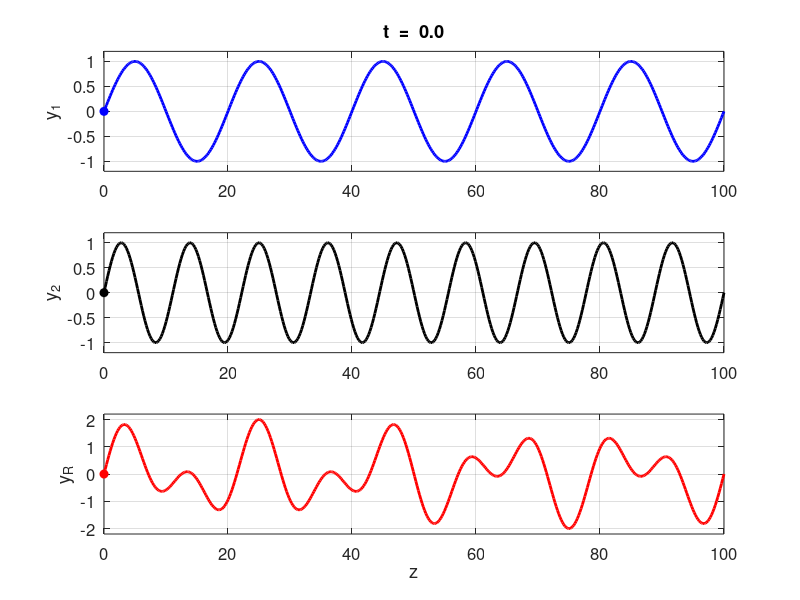

Reproduce this figure in MATLAB. (Note: this script raises an error after producing the figure.)
% p001.m    

% PHOTONICS and WAVES  Phase and Group Velocity Animations
% Ian Cooper
% email: ian.cooper@sydney.edu.au
% School of Physics, University of Sydney
% 180913 / Matlab version R2018a

% DOING PHYSICS WITH MATLAB 
%    https://d-arora.github.io/Doing-Physics-With-Matlab/
% Reference page for documentation and notes
%    http://www.physics.usyd.edu.au/teach_res/mp/doc/chaos10.pdf
%    http://www.physics.usyd.edu.au/teach_res/mp/doc/chaos11.pdf
%  

clear
close all
clc

% ANIMATION and GIF file ==============================================
% Show and Save animation as a gif file (0 no)  (1 yes) for flagAG
    flagAG = 1;    
% file name for animated gif   
    ag_name = 'ag_photonics.gif'; 
% Delay in seconds before displaying the next image  
    delay = 0.20;
    frame1 = 0;

flagM = 1;

% Simulation time
  tMax = 10;
  nT = 80;
  t = linspace(0,tMax,nT);

% Z axis
  nZ = 500;
  zMax = 100;
  z = linspace(0,zMax,nZ);

% Amplitude
  A1 = 1; A2 = 1;
% Wavefunction  
  y1 = zeros(nZ,nT);
  y2 = zeros(nZ,nT);
  yR = zeros(nZ,nT);  

% NON DISPERIVE MEDIUM ================================================    
if flagM == 1
% Wavelength
  wL1 = 20;
% Phase velocity
  v1 = 10; v2 = v1;
% Increase in angular velocity
  dw = 0.8;    
% Angular velocity (omega w) / frequency / period
  f1 = v1 / wL1;  T1 = 1/f1;  w1 = 2*pi*f1;
  w2 = (1+dw)*w1; f2 = w2/(2*pi); T2 = 1/f2;
% Wavenumber
  k1 = w1/v1; k2 = w2/v1; wL2 = 2*pi/k2;
% Group Velocity
  vG = (w2-w1)/(k2-k1);
end


% DISPERSIVE MEDIUM ==================================================
if flagM == 2
% Frequency
  f1 = 0.5; f2 = 2;
% Phase velocity
  v1 = 10; v2 = 8;
% Angular velocity (omega w) / Wavenumber
  w1  = 2*pi*f1;   w2  = 2*pi*f2;
  k1  = (w1/v1); k2  = (w2/v2);
  wL1 = 2*pi/k1;   wL2 = 2*pi/k1;
% Group Velocity
  vG = (w2-w1)/(k2-k1);
end 
% WAVE FUNCTIONS  =====================================================  
  for c = 1 : nT
      y1(:,c) = A1.*sin(k1.*z - w1*t(c));
      y2(:,c) = A2.*sin(k2.*z - w2*t(c));
      yR(:,c) = y1(:,c) + y2(:,c);
  end
   
% GRAPHICS  ===========================================================
figure(1)
  set(gcf,'units','normalized');
  set(gcf,'position',[0.02 0.05 0.3 0.65]);
  set(gcf,'color','w');
  
  for c = 1 : nT
    subplot(3,1,1)
     xP = z; yP = y1(:,c);
     plot(xP,yP,'b','linewidth',2);
     hold on
     xP = v1*t(c); yP = 0;
     Hplot = plot(xP,yP,'bo');
     set(Hplot,'markerfacecolor','b')
     grid on
     ylim([-1.2 1.2])
     ylabel('y_1')
     txt = sprintf('t  =  %2.1f',t(c));
     title(txt)
     set(gca,'fontsize',12)
     hold off
    
     subplot(3,1,2)
     xP = z; yP = y2(:,c);
     plot(xP,yP,'k','linewidth',2);
     hold on
     xP = v2*t(c); yP = 0;
     Hplot = plot(xP,yP,'ko');
     set(Hplot,'markerfacecolor','k')
     grid on
     ylim([-1.2 1.2])
     ylabel('y_2')
     set(gca,'fontsize',12) 
     hold off
     
    subplot(3,1,3)
     xP = z; yP = yR(:,c);
     plot(xP,yP,'r','linewidth',2);
     hold on
     xP = vG*t(c); yP = 0;
     Hplot = plot(xP,yP,'ro');
     set(Hplot,'markerfacecolor','r')
     grid on
     ylim([-2.2 2.2])
     ylabel('y_R')
     xlabel('z')
     set(gca,'fontsize',12)
     hold off 
     pause(0.25);
     
  % Save animation 
    if flagAG == 1
       frame1 = frame1 + 1;
         frame = getframe(1);
         im = frame2im(frame);
         [imind,cm] = rgb2ind(im,256);
         % On the first loop, create the file. In subsequent loops, append.
         if frame1 == 1
           imwrite(imind,cm,ag_name,'gif','DelayTime',delay,'loopcount',inf);
         else
          imwrite(imind,cm,ag_name,'gif','DelayTime',delay,'writemode','append');
         end
    end    
  end
